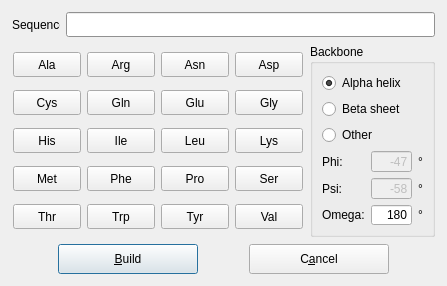
<ui version="4.0" >
 <author></author>
 <comment></comment>
 <exportmacro></exportmacro>
 <class>PeptideDialogData</class>
 <widget class="QDialog" name="PeptideDialogData" >
  <property name="geometry" >
   <rect>
    <x>0</x>
    <y>0</y>
    <width>447</width>
    <height>286</height>
   </rect>
  </property>
  <property name="sizePolicy" >
   <sizepolicy>
    <hsizetype>5</hsizetype>
    <vsizetype>5</vsizetype>
    <horstretch>0</horstretch>
    <verstretch>0</verstretch>
   </sizepolicy>
  </property>
  <property name="minimumSize" >
   <size>
    <width>0</width>
    <height>0</height>
   </size>
  </property>
  <property name="maximumSize" >
   <size>
    <width>4000</width>
    <height>2400</height>
   </size>
  </property>
  <property name="windowTitle" >
   <string>PeptideBuilder</string>
  </property>
  <widget class="QLabel" name="textLabel2" >
   <property name="geometry" >
    <rect>
     <x>12</x>
     <y>12</y>
     <width>48</width>
     <height>25</height>
    </rect>
   </property>
   <property name="text" >
    <string>Sequence</string>
   </property>
  </widget>
  <widget class="QLineEdit" name="sequence" >
   <property name="geometry" >
    <rect>
     <x>66</x>
     <y>12</y>
     <width>369</width>
     <height>25</height>
    </rect>
   </property>
   <property name="minimumSize" >
    <size>
     <width>0</width>
     <height>25</height>
    </size>
   </property>
   <property name="palette" >
    <palette>
     <active>
      <color>
       <red>0</red>
       <green>0</green>
       <blue>0</blue>
      </color>
      <color>
       <red>220</red>
       <green>220</green>
       <blue>220</blue>
      </color>
      <color>
       <red>255</red>
       <green>255</green>
       <blue>255</blue>
      </color>
      <color>
       <red>237</red>
       <green>237</green>
       <blue>237</blue>
      </color>
      <color>
       <red>110</red>
       <green>110</green>
       <blue>110</blue>
      </color>
      <color>
       <red>146</red>
       <green>146</green>
       <blue>146</blue>
      </color>
      <color>
       <red>0</red>
       <green>0</green>
       <blue>0</blue>
      </color>
      <color>
       <red>255</red>
       <green>255</green>
       <blue>255</blue>
      </color>
      <color>
       <red>0</red>
       <green>0</green>
       <blue>0</blue>
      </color>
      <color>
       <red>255</red>
       <green>255</green>
       <blue>255</blue>
      </color>
      <color>
       <red>203</red>
       <green>203</green>
       <blue>203</blue>
      </color>
      <color>
       <red>0</red>
       <green>0</green>
       <blue>0</blue>
      </color>
      <color>
       <red>0</red>
       <green>0</green>
       <blue>128</blue>
      </color>
      <color>
       <red>255</red>
       <green>255</green>
       <blue>255</blue>
      </color>
      <color>
       <red>0</red>
       <green>0</green>
       <blue>0</blue>
      </color>
      <color>
       <red>0</red>
       <green>0</green>
       <blue>0</blue>
      </color>
      <color>
       <red>232</red>
       <green>232</green>
       <blue>232</blue>
      </color>
     </active>
     <inactive>
      <color>
       <red>0</red>
       <green>0</green>
       <blue>0</blue>
      </color>
      <color>
       <red>220</red>
       <green>220</green>
       <blue>220</blue>
      </color>
      <color>
       <red>255</red>
       <green>255</green>
       <blue>255</blue>
      </color>
      <color>
       <red>253</red>
       <green>253</green>
       <blue>253</blue>
      </color>
      <color>
       <red>110</red>
       <green>110</green>
       <blue>110</blue>
      </color>
      <color>
       <red>146</red>
       <green>146</green>
       <blue>146</blue>
      </color>
      <color>
       <red>0</red>
       <green>0</green>
       <blue>0</blue>
      </color>
      <color>
       <red>255</red>
       <green>255</green>
       <blue>255</blue>
      </color>
      <color>
       <red>0</red>
       <green>0</green>
       <blue>0</blue>
      </color>
      <color>
       <red>255</red>
       <green>255</green>
       <blue>255</blue>
      </color>
      <color>
       <red>203</red>
       <green>203</green>
       <blue>203</blue>
      </color>
      <color>
       <red>0</red>
       <green>0</green>
       <blue>0</blue>
      </color>
      <color>
       <red>0</red>
       <green>0</green>
       <blue>128</blue>
      </color>
      <color>
       <red>255</red>
       <green>255</green>
       <blue>255</blue>
      </color>
      <color>
       <red>0</red>
       <green>0</green>
       <blue>255</blue>
      </color>
      <color>
       <red>255</red>
       <green>0</green>
       <blue>255</blue>
      </color>
      <color>
       <red>232</red>
       <green>232</green>
       <blue>232</blue>
      </color>
     </inactive>
     <disabled>
      <color>
       <red>128</red>
       <green>128</green>
       <blue>128</blue>
      </color>
      <color>
       <red>220</red>
       <green>220</green>
       <blue>220</blue>
      </color>
      <color>
       <red>255</red>
       <green>255</green>
       <blue>255</blue>
      </color>
      <color>
       <red>253</red>
       <green>253</green>
       <blue>253</blue>
      </color>
      <color>
       <red>110</red>
       <green>110</green>
       <blue>110</blue>
      </color>
      <color>
       <red>146</red>
       <green>146</green>
       <blue>146</blue>
      </color>
      <color>
       <red>128</red>
       <green>128</green>
       <blue>128</blue>
      </color>
      <color>
       <red>255</red>
       <green>255</green>
       <blue>255</blue>
      </color>
      <color>
       <red>128</red>
       <green>128</green>
       <blue>128</blue>
      </color>
      <color>
       <red>255</red>
       <green>255</green>
       <blue>255</blue>
      </color>
      <color>
       <red>203</red>
       <green>203</green>
       <blue>203</blue>
      </color>
      <color>
       <red>0</red>
       <green>0</green>
       <blue>0</blue>
      </color>
      <color>
       <red>0</red>
       <green>0</green>
       <blue>128</blue>
      </color>
      <color>
       <red>255</red>
       <green>255</green>
       <blue>255</blue>
      </color>
      <color>
       <red>0</red>
       <green>0</green>
       <blue>255</blue>
      </color>
      <color>
       <red>255</red>
       <green>0</green>
       <blue>255</blue>
      </color>
      <color>
       <red>232</red>
       <green>232</green>
       <blue>232</blue>
      </color>
     </disabled>
    </palette>
   </property>
   <property name="toolTip" >
    <string>Enter amino acids</string>
   </property>
   <property name="readOnly" >
    <bool>false</bool>
   </property>
  </widget>
  <widget class="QPushButton" name="met" >
   <property name="geometry" >
    <rect>
     <x>13</x>
     <y>166</y>
     <width>68</width>
     <height>25</height>
    </rect>
   </property>
   <property name="minimumSize" >
    <size>
     <width>50</width>
     <height>25</height>
    </size>
   </property>
   <property name="text" >
    <string>Met</string>
   </property>
  </widget>
  <widget class="QPushButton" name="asn" >
   <property name="geometry" >
    <rect>
     <x>161</x>
     <y>52</y>
     <width>68</width>
     <height>25</height>
    </rect>
   </property>
   <property name="minimumSize" >
    <size>
     <width>50</width>
     <height>25</height>
    </size>
   </property>
   <property name="text" >
    <string>Asn</string>
   </property>
  </widget>
  <widget class="QPushButton" name="leu" >
   <property name="geometry" >
    <rect>
     <x>161</x>
     <y>128</y>
     <width>68</width>
     <height>25</height>
    </rect>
   </property>
   <property name="minimumSize" >
    <size>
     <width>50</width>
     <height>25</height>
    </size>
   </property>
   <property name="text" >
    <string>Leu</string>
   </property>
  </widget>
  <widget class="QPushButton" name="pro" >
   <property name="geometry" >
    <rect>
     <x>161</x>
     <y>166</y>
     <width>68</width>
     <height>25</height>
    </rect>
   </property>
   <property name="minimumSize" >
    <size>
     <width>50</width>
     <height>25</height>
    </size>
   </property>
   <property name="text" >
    <string>Pro</string>
   </property>
  </widget>
  <widget class="QPushButton" name="his" >
   <property name="geometry" >
    <rect>
     <x>13</x>
     <y>128</y>
     <width>68</width>
     <height>25</height>
    </rect>
   </property>
   <property name="minimumSize" >
    <size>
     <width>50</width>
     <height>25</height>
    </size>
   </property>
   <property name="text" >
    <string>His</string>
   </property>
  </widget>
  <widget class="QPushButton" name="phe" >
   <property name="geometry" >
    <rect>
     <x>87</x>
     <y>166</y>
     <width>68</width>
     <height>25</height>
    </rect>
   </property>
   <property name="minimumSize" >
    <size>
     <width>50</width>
     <height>25</height>
    </size>
   </property>
   <property name="text" >
    <string>Phe</string>
   </property>
  </widget>
  <widget class="QPushButton" name="ile" >
   <property name="geometry" >
    <rect>
     <x>87</x>
     <y>128</y>
     <width>68</width>
     <height>25</height>
    </rect>
   </property>
   <property name="minimumSize" >
    <size>
     <width>50</width>
     <height>25</height>
    </size>
   </property>
   <property name="text" >
    <string>Ile</string>
   </property>
  </widget>
  <widget class="QPushButton" name="ser" >
   <property name="geometry" >
    <rect>
     <x>235</x>
     <y>166</y>
     <width>68</width>
     <height>25</height>
    </rect>
   </property>
   <property name="minimumSize" >
    <size>
     <width>50</width>
     <height>25</height>
    </size>
   </property>
   <property name="text" >
    <string>Ser</string>
   </property>
  </widget>
  <widget class="QPushButton" name="val" >
   <property name="geometry" >
    <rect>
     <x>235</x>
     <y>204</y>
     <width>68</width>
     <height>25</height>
    </rect>
   </property>
   <property name="minimumSize" >
    <size>
     <width>50</width>
     <height>25</height>
    </size>
   </property>
   <property name="text" >
    <string>Val</string>
   </property>
  </widget>
  <widget class="QPushButton" name="gly" >
   <property name="geometry" >
    <rect>
     <x>235</x>
     <y>90</y>
     <width>68</width>
     <height>25</height>
    </rect>
   </property>
   <property name="minimumSize" >
    <size>
     <width>50</width>
     <height>25</height>
    </size>
   </property>
   <property name="text" >
    <string>Gly</string>
   </property>
  </widget>
  <widget class="QPushButton" name="cys" >
   <property name="geometry" >
    <rect>
     <x>13</x>
     <y>90</y>
     <width>68</width>
     <height>25</height>
    </rect>
   </property>
   <property name="minimumSize" >
    <size>
     <width>50</width>
     <height>25</height>
    </size>
   </property>
   <property name="text" >
    <string>Cys</string>
   </property>
  </widget>
  <widget class="QPushButton" name="asp" >
   <property name="geometry" >
    <rect>
     <x>235</x>
     <y>52</y>
     <width>68</width>
     <height>25</height>
    </rect>
   </property>
   <property name="minimumSize" >
    <size>
     <width>50</width>
     <height>25</height>
    </size>
   </property>
   <property name="text" >
    <string>Asp</string>
   </property>
  </widget>
  <widget class="QPushButton" name="arg" >
   <property name="geometry" >
    <rect>
     <x>87</x>
     <y>52</y>
     <width>68</width>
     <height>25</height>
    </rect>
   </property>
   <property name="minimumSize" >
    <size>
     <width>50</width>
     <height>25</height>
    </size>
   </property>
   <property name="text" >
    <string>Arg</string>
   </property>
  </widget>
  <widget class="QPushButton" name="thr" >
   <property name="geometry" >
    <rect>
     <x>13</x>
     <y>204</y>
     <width>68</width>
     <height>25</height>
    </rect>
   </property>
   <property name="minimumSize" >
    <size>
     <width>50</width>
     <height>25</height>
    </size>
   </property>
   <property name="text" >
    <string>Thr</string>
   </property>
  </widget>
  <widget class="QPushButton" name="glu" >
   <property name="geometry" >
    <rect>
     <x>161</x>
     <y>90</y>
     <width>68</width>
     <height>25</height>
    </rect>
   </property>
   <property name="minimumSize" >
    <size>
     <width>50</width>
     <height>25</height>
    </size>
   </property>
   <property name="text" >
    <string>Glu</string>
   </property>
  </widget>
  <widget class="QPushButton" name="ala" >
   <property name="geometry" >
    <rect>
     <x>13</x>
     <y>52</y>
     <width>68</width>
     <height>25</height>
    </rect>
   </property>
   <property name="minimumSize" >
    <size>
     <width>50</width>
     <height>25</height>
    </size>
   </property>
   <property name="text" >
    <string>Ala</string>
   </property>
  </widget>
  <widget class="QPushButton" name="trp" >
   <property name="geometry" >
    <rect>
     <x>87</x>
     <y>204</y>
     <width>68</width>
     <height>25</height>
    </rect>
   </property>
   <property name="minimumSize" >
    <size>
     <width>50</width>
     <height>25</height>
    </size>
   </property>
   <property name="text" >
    <string>Trp</string>
   </property>
  </widget>
  <widget class="QPushButton" name="lys" >
   <property name="geometry" >
    <rect>
     <x>235</x>
     <y>128</y>
     <width>68</width>
     <height>25</height>
    </rect>
   </property>
   <property name="minimumSize" >
    <size>
     <width>50</width>
     <height>25</height>
    </size>
   </property>
   <property name="text" >
    <string>Lys</string>
   </property>
  </widget>
  <widget class="QPushButton" name="tyr" >
   <property name="geometry" >
    <rect>
     <x>161</x>
     <y>204</y>
     <width>68</width>
     <height>25</height>
    </rect>
   </property>
   <property name="minimumSize" >
    <size>
     <width>50</width>
     <height>25</height>
    </size>
   </property>
   <property name="text" >
    <string>Tyr</string>
   </property>
  </widget>
  <widget class="QPushButton" name="gln" >
   <property name="geometry" >
    <rect>
     <x>87</x>
     <y>90</y>
     <width>68</width>
     <height>25</height>
    </rect>
   </property>
   <property name="minimumSize" >
    <size>
     <width>50</width>
     <height>25</height>
    </size>
   </property>
   <property name="text" >
    <string>Gln</string>
   </property>
  </widget>
  <widget class="QPushButton" name="close_button" >
   <property name="geometry" >
    <rect>
     <x>58</x>
     <y>244</y>
     <width>140</width>
     <height>30</height>
    </rect>
   </property>
   <property name="minimumSize" >
    <size>
     <width>140</width>
     <height>30</height>
    </size>
   </property>
   <property name="maximumSize" >
    <size>
     <width>32767</width>
     <height>30</height>
    </size>
   </property>
   <property name="toolTip" >
    <string>Build peptide</string>
   </property>
   <property name="text" >
    <string>&amp;Build</string>
   </property>
   <property name="shortcut" >
    <string>Alt+B</string>
   </property>
   <property name="default" >
    <bool>true</bool>
   </property>
  </widget>
  <widget class="QPushButton" name="cancel_button" >
   <property name="geometry" >
    <rect>
     <x>249</x>
     <y>244</y>
     <width>140</width>
     <height>30</height>
    </rect>
   </property>
   <property name="minimumSize" >
    <size>
     <width>140</width>
     <height>30</height>
    </size>
   </property>
   <property name="maximumSize" >
    <size>
     <width>32767</width>
     <height>30</height>
    </size>
   </property>
   <property name="text" >
    <string>C&amp;ancel</string>
   </property>
   <property name="shortcut" >
    <string>Alt+A</string>
   </property>
  </widget>
  <widget class="QGroupBox" name="angles_group" >
   <property name="geometry" >
    <rect>
     <x>310</x>
     <y>44</y>
     <width>125</width>
     <height>193</height>
    </rect>
   </property>
   <property name="title" >
    <string>Backbone</string>
   </property>
   <layout class="QGridLayout" >
    <property name="margin" >
     <number>9</number>
    </property>
    <property name="spacing" >
     <number>6</number>
    </property>
    <item row="2" column="0" >
     <widget class="QRadioButton" name="other" >
      <property name="text" >
       <string>Other</string>
      </property>
     </widget>
    </item>
    <item row="1" column="0" >
     <widget class="QRadioButton" name="beta" >
      <property name="text" >
       <string>Beta sheet</string>
      </property>
     </widget>
    </item>
    <item row="3" column="0" >
     <layout class="QGridLayout" >
      <property name="margin" >
       <number>0</number>
      </property>
      <property name="spacing" >
       <number>6</number>
      </property>
      <item row="2" column="2" >
       <widget class="QLabel" name="textLabel1_4_3" >
        <property name="text" >
         <string>°</string>
        </property>
       </widget>
      </item>
      <item row="2" column="0" >
       <widget class="QLabel" name="textLabel1_3" >
        <property name="text" >
         <string>Omega:</string>
        </property>
       </widget>
      </item>
      <item row="2" column="1" >
       <widget class="QLineEdit" name="omega" >
        <property name="sizePolicy" >
         <sizepolicy>
          <hsizetype>5</hsizetype>
          <vsizetype>0</vsizetype>
          <horstretch>0</horstretch>
          <verstretch>0</verstretch>
         </sizepolicy>
        </property>
        <property name="maximumSize" >
         <size>
          <width>50</width>
          <height>32767</height>
         </size>
        </property>
        <property name="text" >
         <string>180</string>
        </property>
        <property name="alignment" >
         <set>Qt::AlignRight</set>
        </property>
       </widget>
      </item>
      <item row="1" column="1" >
       <widget class="QLineEdit" name="psi" >
        <property name="enabled" >
         <bool>false</bool>
        </property>
        <property name="sizePolicy" >
         <sizepolicy>
          <hsizetype>5</hsizetype>
          <vsizetype>0</vsizetype>
          <horstretch>0</horstretch>
          <verstretch>0</verstretch>
         </sizepolicy>
        </property>
        <property name="maximumSize" >
         <size>
          <width>50</width>
          <height>32767</height>
         </size>
        </property>
        <property name="text" >
         <string>-58</string>
        </property>
        <property name="alignment" >
         <set>Qt::AlignRight</set>
        </property>
       </widget>
      </item>
      <item row="1" column="2" >
       <widget class="QLabel" name="textLabel1_4_2" >
        <property name="text" >
         <string>°</string>
        </property>
       </widget>
      </item>
      <item row="1" column="0" >
       <widget class="QLabel" name="textLabel1_2" >
        <property name="text" >
         <string>Psi:</string>
        </property>
       </widget>
      </item>
      <item row="0" column="0" >
       <widget class="QLabel" name="textLabel1" >
        <property name="text" >
         <string>Phi:</string>
        </property>
       </widget>
      </item>
      <item row="0" column="2" >
       <widget class="QLabel" name="textLabel1_4" >
        <property name="text" >
         <string>°</string>
        </property>
       </widget>
      </item>
      <item row="0" column="1" >
       <widget class="QLineEdit" name="phi" >
        <property name="enabled" >
         <bool>false</bool>
        </property>
        <property name="sizePolicy" >
         <sizepolicy>
          <hsizetype>5</hsizetype>
          <vsizetype>0</vsizetype>
          <horstretch>0</horstretch>
          <verstretch>0</verstretch>
         </sizepolicy>
        </property>
        <property name="maximumSize" >
         <size>
          <width>50</width>
          <height>32767</height>
         </size>
        </property>
        <property name="text" >
         <string>-47</string>
        </property>
        <property name="alignment" >
         <set>Qt::AlignRight</set>
        </property>
       </widget>
      </item>
     </layout>
    </item>
    <item row="0" column="0" >
     <widget class="QRadioButton" name="alpha" >
      <property name="text" >
       <string>Alpha helix</string>
      </property>
      <property name="checked" >
       <bool>true</bool>
      </property>
     </widget>
    </item>
   </layout>
  </widget>
 </widget>
 <layoutdefault spacing="6" margin="11" />
 <pixmapfunction>qPixmapFromMimeSource</pixmapfunction>
 <tabstops>
  <tabstop>sequence</tabstop>
  <tabstop>close_button</tabstop>
  <tabstop>ala</tabstop>
  <tabstop>arg</tabstop>
  <tabstop>asn</tabstop>
  <tabstop>asp</tabstop>
  <tabstop>cys</tabstop>
  <tabstop>gln</tabstop>
  <tabstop>glu</tabstop>
  <tabstop>gly</tabstop>
  <tabstop>his</tabstop>
  <tabstop>ile</tabstop>
  <tabstop>leu</tabstop>
  <tabstop>lys</tabstop>
  <tabstop>met</tabstop>
  <tabstop>phe</tabstop>
  <tabstop>pro</tabstop>
  <tabstop>ser</tabstop>
  <tabstop>thr</tabstop>
  <tabstop>trp</tabstop>
  <tabstop>tyr</tabstop>
  <tabstop>val</tabstop>
  <tabstop>alpha</tabstop>
  <tabstop>phi</tabstop>
  <tabstop>psi</tabstop>
  <tabstop>omega</tabstop>
 </tabstops>
 <includes>
  <include location="global" >BALL/COMMON/global.h</include>
 </includes>
 <resources/>
 <connections/>
</ui>
